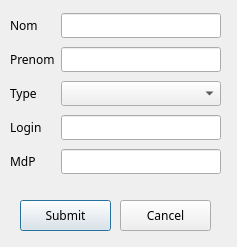
<?xml version="1.0" encoding="UTF-8"?>
<ui version="4.0">
 <class>RessourceDlg</class>
 <widget class="QDialog" name="RessourceDlg">
  <property name="geometry">
   <rect>
    <x>0</x>
    <y>0</y>
    <width>237</width>
    <height>247</height>
   </rect>
  </property>
  <property name="minimumSize">
   <size>
    <width>237</width>
    <height>247</height>
   </size>
  </property>
  <property name="maximumSize">
   <size>
    <width>237</width>
    <height>247</height>
   </size>
  </property>
  <property name="windowTitle">
   <string>Dialog</string>
  </property>
  <widget class="QWidget" name="gridLayoutWidget">
   <property name="geometry">
    <rect>
     <x>10</x>
     <y>10</y>
     <width>211</width>
     <height>171</height>
    </rect>
   </property>
   <layout class="QGridLayout" name="gridLayout">
    <item row="2" column="0">
     <widget class="QLabel" name="label_type">
      <property name="font">
       <font>
        <family>微软雅黑</family>
       </font>
      </property>
      <property name="text">
       <string>Type</string>
      </property>
     </widget>
    </item>
    <item row="3" column="0">
     <widget class="QLabel" name="label_login">
      <property name="font">
       <font>
        <family>微软雅黑</family>
       </font>
      </property>
      <property name="text">
       <string>Login</string>
      </property>
     </widget>
    </item>
    <item row="2" column="1">
     <widget class="QComboBox" name="comboBox_type">
      <property name="font">
       <font>
        <family>微软雅黑</family>
       </font>
      </property>
     </widget>
    </item>
    <item row="3" column="1">
     <widget class="QLineEdit" name="lineEdit_login">
      <property name="font">
       <font>
        <family>微软雅黑</family>
       </font>
      </property>
     </widget>
    </item>
    <item row="1" column="1">
     <widget class="QLineEdit" name="lineEdit_prenom">
      <property name="font">
       <font>
        <family>微软雅黑</family>
       </font>
      </property>
     </widget>
    </item>
    <item row="0" column="0">
     <widget class="QLabel" name="label_nom">
      <property name="font">
       <font>
        <family>微软雅黑</family>
       </font>
      </property>
      <property name="text">
       <string>Nom</string>
      </property>
     </widget>
    </item>
    <item row="0" column="1">
     <widget class="QLineEdit" name="lineEdit_nom">
      <property name="font">
       <font>
        <family>微软雅黑</family>
       </font>
      </property>
     </widget>
    </item>
    <item row="1" column="0">
     <widget class="QLabel" name="label_prenom">
      <property name="font">
       <font>
        <family>微软雅黑</family>
       </font>
      </property>
      <property name="text">
       <string>Prenom</string>
      </property>
     </widget>
    </item>
    <item row="4" column="0">
     <widget class="QLabel" name="label_mdp">
      <property name="font">
       <font>
        <family>微软雅黑</family>
       </font>
      </property>
      <property name="text">
       <string>MdP</string>
      </property>
     </widget>
    </item>
    <item row="4" column="1">
     <widget class="QLineEdit" name="lineEdit_mdp">
      <property name="font">
       <font>
        <family>微软雅黑</family>
       </font>
      </property>
     </widget>
    </item>
   </layout>
  </widget>
  <widget class="QPushButton" name="pushButton_submit">
   <property name="geometry">
    <rect>
     <x>20</x>
     <y>200</y>
     <width>91</width>
     <height>31</height>
    </rect>
   </property>
   <property name="font">
    <font>
     <family>微软雅黑</family>
    </font>
   </property>
   <property name="text">
    <string>Submit</string>
   </property>
  </widget>
  <widget class="QPushButton" name="pushButton_cancel">
   <property name="geometry">
    <rect>
     <x>120</x>
     <y>200</y>
     <width>91</width>
     <height>31</height>
    </rect>
   </property>
   <property name="font">
    <font>
     <family>微软雅黑</family>
    </font>
   </property>
   <property name="text">
    <string>Cancel</string>
   </property>
  </widget>
 </widget>
 <tabstops>
  <tabstop>lineEdit_nom</tabstop>
  <tabstop>lineEdit_prenom</tabstop>
  <tabstop>comboBox_type</tabstop>
  <tabstop>lineEdit_login</tabstop>
  <tabstop>lineEdit_mdp</tabstop>
  <tabstop>pushButton_submit</tabstop>
  <tabstop>pushButton_cancel</tabstop>
 </tabstops>
 <resources/>
 <connections/>
</ui>
